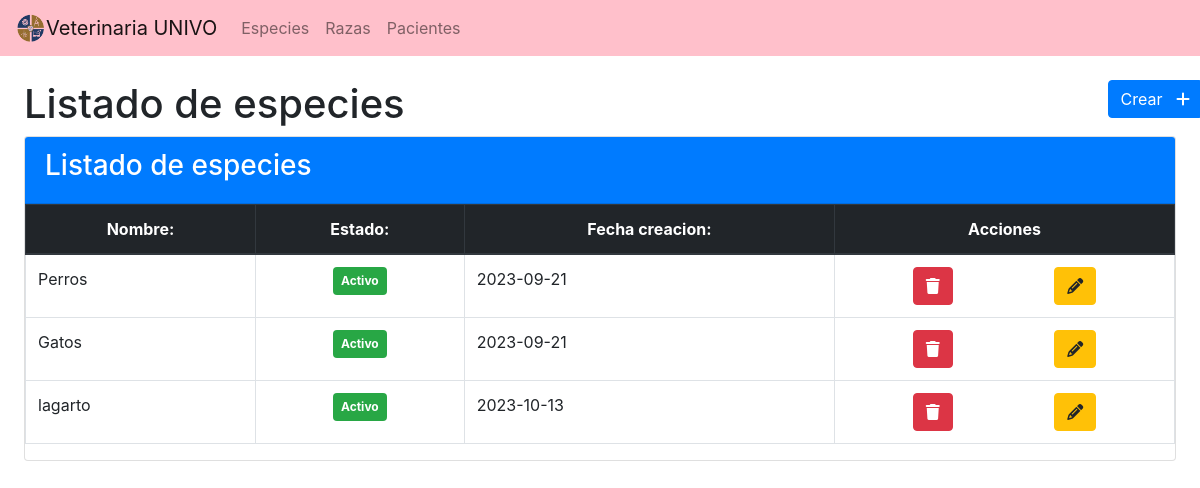
Page /views/especies/index.php on the committed database.
### tables this page shows
CREATE TABLE IF NOT EXISTS `tbl_especies` (
  `id_especie` int NOT NULL AUTO_INCREMENT,
  `nombre` varchar(255) NOT NULL,
  `estado` tinyint NOT NULL,
  `creado_por` int NOT NULL,
  `actualizado_por` int NOT NULL,
  `fecha` date NOT NULL,
  `fecha_creacion` datetime NOT NULL,
  `fecha_actualizacion` datetime NOT NULL,
  PRIMARY KEY (`id_especie`),
  KEY `actualizado_por` (`actualizado_por`),
  KEY `creado_por` (`creado_por`)
);

### db/db.php (called while the page is built, shortened)
<?php
function conectarDb()
{
  $servername = "localhost";
  $username = "root";
  $password = "";
  $conn = '';
  try {
    $conn = new PDO("mysql:host=$servername;dbname=veterinaria", $username, $password);
    $conn->setAttribute(PDO::ATTR_ERRMODE, PDO::ERRMODE_EXCEPTION);
    return $conn;
  } catch (PDOException $e) {
    echo "Connection failed: " . $e->getMessage();
  }
  return $conn;
}
?>

### controllers/EspeciesController.php (called while the page is built, shortened)
<?php
include $_SERVER['DOCUMENT_ROOT'] . '/veterinaria-php-puro/db/db.php';
function obtenerEspecies()
{
    $query = "SELECT * FROM tbl_especies";
    $ejecutar = conectarDb()->prepare($query);
    $ejecutar->execute();
    $data = $ejecutar->fetchAll(PDO::FETCH_OBJ);
    return $data;
}
?>

### views/especies/index.php (the view, shortened to what this page needs)
<?php
require '../../controllers/EspeciesController.php';
$data = obtenerEspecies();
?>
<!DOCTYPE html>
<html lang="en">
<head>
    <?= CDN_BS_CSS ?>
    <?= CDN_ICONOS ?>
</head>
<body>
    <nav class="navbar navbar-expand-lg navbar-light" style="background-color: #FFC0CB;">
        <a class="navbar-brand" href="../../index.php"> <img src="../../img/logo.png" width="30" height="30" class="d-inline-block align-top" alt="">Veterinaria UNIVO</a>
        <div class="collapse navbar-collapse" id="navbarSupportedContent">
            <ul class="navbar-nav mr-auto">
                <li class="nav-item text-white">
                    <a class="nav-link" href="index.php">Especies</a>
                </li>
                <li class="nav-item text-white">
                    <a class="nav-link " href="../razas/index.php">Razas</a>
                </li>
                <li class="nav-item">
                    <a class="nav-link" href="../pacientes/index.php">Pacientes</a>
                </li>
            </ul>
        </div>
    </nav>
    <div class="row p-4">
        <div class="col-md-11">
            <h1>Listado de especies</h1>
        </div>
        <div class="col-md-1 text-right">
            <a href="insert.php" class=" btn btn-primary text-center">Crear &nbsp; <i class="fas fa-plus"></i></a>
        </div>
        <div class="col-md-12">
            <div class="card">
                <div class="card-header bg-primary">
                    <h3 class="text-white">Listado de especies</h3>
                </div>
                <div class="card-body p-0">
                    <table class="table table-bordered table-stripped">
                        <thead class="thead-dark text-center">
                            <th>Nombre: </th>
                            <th>Estado: </th>
                            <th>Fecha creacion: </th>
                            <th>Acciones</th>
                        </thead>
                        <tbody>
                            <?php
                            foreach ($data as $especie) {
                            ?>
                                <tr>
                                    <td><?= $especie->nombre ?></td>
                                    <td class="text-white text-center">
                                        <span class="p-2 badge bg-<?= $especie->estado == 1 ? "success" : "danger"; ?>">
                                            <?= $especie->estado == 1 ? "Activo" : "Inactivo"; ?>
                                        </span>
                                    </td>
                                    <td><?= $especie->fecha ?></td>
                                    <td>
                                        <div class="col-md-12 d-flex justify-content-around">
                                            <form action="index.php" method="post" id="form-borrar-especie-<?= $especie->id_especie ?>">
                                                <button class="btn btn-danger" id="borrar-especie" data-id="<?= $especie->id_especie ?>"><i class="fas fa-trash"></i></button>
                                            </form>
                                            <form action="index.php" method="post">
                                                <button class="btn btn-warning"><i class="fas fa-pencil"></i></button>
                                            </form>
                                        </div>
                                    </td>
                                </tr>
                            <?php
                            }
                            ?>
                        </tbody>
                    </table>
                </div>
            </div>
        </div>
    </div>
</body>
</html>

### rows in the picture
tbl_especies: nombre "Perros", estado "Activo", fecha "2023-09-21"
tbl_especies: nombre "Gatos", estado "Activo", fecha "2023-09-21"
tbl_especies: nombre "lagarto", estado "Activo", fecha "2023-10-13"
